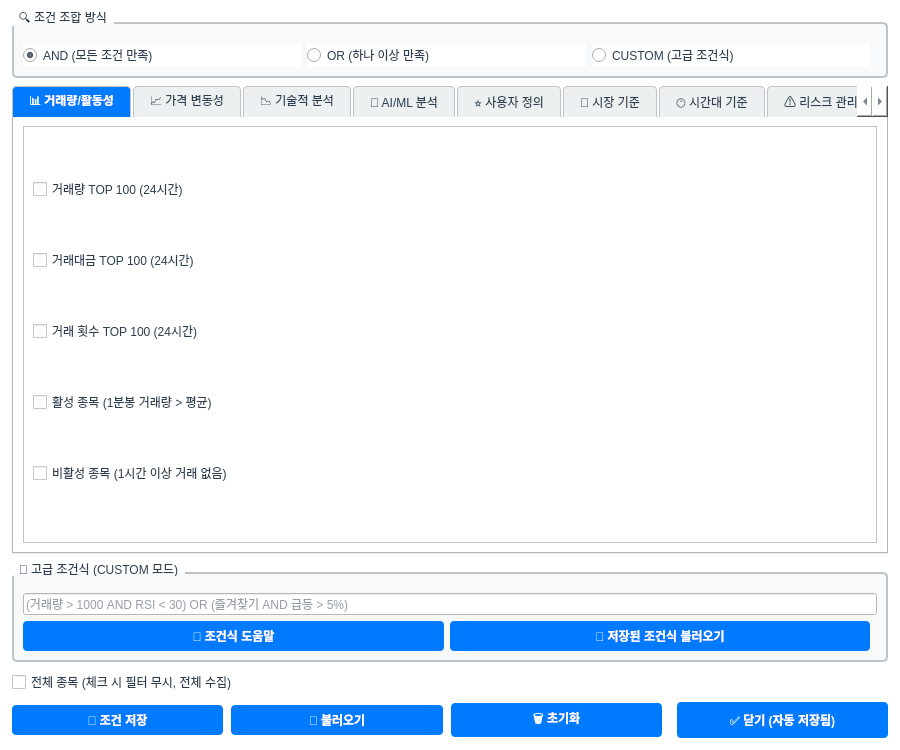
<?xml version="1.0" encoding="UTF-8"?>
<ui version="4.0">
 <class>ScannerSettingsDialog</class>
 <widget class="QDialog" name="ScannerSettingsDialog">
  <property name="geometry">
   <rect>
    <x>0</x>
    <y>0</y>
    <width>900</width>
    <height>750</height>
   </rect>
  </property>
  <property name="windowTitle">
   <string>🔍 스마트 스캐너 필터 설정 (상세)</string>
  </property>
  <property name="styleSheet">
   <string notr="true">QWidget {
    background-color: #FFFFFF;
    color: #2C3E50;
    font-family: "맑은 고딕", "Segoe UI";
    font-size: 9pt;
}
QTabBar::tab {
    background-color: #ECF0F1;
    color: #2C3E50;
    padding: 8px 16px;
    margin-right: 2px;
    border: 1px solid #BDC3C7;
    border-bottom: none;
    border-top-left-radius: 4px;
    border-top-right-radius: 4px;
}
QTabBar::tab:selected {
    background-color: #007AFF;
    color: #FFFFFF;
    font-weight: bold;
}
QTabBar::tab:hover {
    background-color: #D5DBDB;
}
QPushButton {
    background-color: #007AFF;
    color: #FFFFFF;
    border: none;
    border-radius: 4px;
    padding: 6px 12px;
    font-weight: bold;
}
QPushButton:hover {
    background-color: #0055CC;
}
QPushButton:pressed {
    background-color: #003EA3;
}
QPushButton:disabled {
    background-color: #BDC3C7;
    color: #7F8C8D;
}
QGroupBox {
    border: 2px solid #BDC3C7;
    border-radius: 5px;
    margin-top: 10px;
    padding-top: 10px;
    background-color: #F8F9FA;
}
QGroupBox::title {
    subcontrol-origin: margin;
    subcontrol-position: top left;
    padding: 0 5px;
    color: #2C3E50;
    font-weight: bold;
}</string>
  </property>
  <layout class="QVBoxLayout" name="verticalLayout">
   <property name="spacing">
    <number>8</number>
   </property>
   <property name="leftMargin">
    <number>12</number>
   </property>
   <property name="topMargin">
    <number>12</number>
   </property>
   <property name="rightMargin">
    <number>12</number>
   </property>
   <property name="bottomMargin">
    <number>12</number>
   </property>
   <item>
    <widget class="QGroupBox" name="groupConditionMode">
     <property name="title">
      <string>🔍 조건 조합 방식</string>
     </property>
     <layout class="QHBoxLayout" name="hlConditionMode">
      <item>
       <widget class="QRadioButton" name="radioAND">
        <property name="text">
         <string>AND (모든 조건 만족)</string>
        </property>
        <property name="checked">
         <bool>true</bool>
        </property>
       </widget>
      </item>
      <item>
       <widget class="QRadioButton" name="radioOR">
        <property name="text">
         <string>OR (하나 이상 만족)</string>
        </property>
       </widget>
      </item>
      <item>
       <widget class="QRadioButton" name="radioCUSTOM">
        <property name="text">
         <string>CUSTOM (고급 조건식)</string>
        </property>
       </widget>
      </item>
      <item>
       <spacer name="spacerConditionMode">
        <property name="orientation">
         <enum>Qt::Horizontal</enum>
        </property>
       </spacer>
      </item>
     </layout>
    </widget>
   </item>
   <item>
    <widget class="QTabWidget" name="tabConditions">
     <property name="currentIndex">
      <number>0</number>
     </property>
     <widget class="QWidget" name="tab1">
      <attribute name="title">
       <string>📊 거래량/활동성</string>
      </attribute>
      <layout class="QVBoxLayout" name="vl_tab1_outer">
       <item>
        <widget class="QScrollArea" name="scrollArea_tab1">
         <property name="widgetResizable">
          <bool>true</bool>
         </property>
         <property name="styleSheet">
          <string>QScrollBar:vertical { background: #f0f0f0; width: 12px; } QScrollBar::handle:vertical { background: #3498DB; min-height: 30px; border-radius: 6px; }</string>
         </property>
         <widget class="QWidget" name="scrollAreaWidgetContents_tab1">
          <layout class="QVBoxLayout" name="vl_tab1">
           <item>
            <widget class="QCheckBox" name="cb_volume_top100">
             <property name="text">
              <string>거래량 TOP 100 (24시간)</string>
             </property>
             <property name="minimumHeight">
              <number>35</number>
             </property>
            </widget>
           </item>
           <item>
            <widget class="QCheckBox" name="cb_trade_value_top100">
             <property name="text">
              <string>거래대금 TOP 100 (24시간)</string>
             </property>
             <property name="minimumHeight">
              <number>35</number>
             </property>
            </widget>
           </item>
           <item>
            <widget class="QCheckBox" name="cb_trade_count_top100">
             <property name="text">
              <string>거래 횟수 TOP 100 (24시간)</string>
             </property>
             <property name="minimumHeight">
              <number>35</number>
             </property>
            </widget>
           </item>
           <item>
            <widget class="QCheckBox" name="cb_active_symbols">
             <property name="text">
              <string>활성 종목 (1분봉 거래량 &gt; 평균)</string>
             </property>
             <property name="minimumHeight">
              <number>35</number>
             </property>
            </widget>
           </item>
           <item>
            <widget class="QCheckBox" name="cb_inactive_symbols">
             <property name="text">
              <string>비활성 종목 (1시간 이상 거래 없음)</string>
             </property>
             <property name="minimumHeight">
              <number>35</number>
             </property>
            </widget>
           </item>
           <item>
            <spacer name="spacer_tab1">
             <property name="orientation">
              <enum>Qt::Vertical</enum>
             </property>
            </spacer>
           </item>
          </layout>
         </widget>
        </widget>
       </item>
      </layout>
     </widget>
     <widget class="QWidget" name="tab2">
      <attribute name="title">
       <string>📈 가격 변동성</string>
      </attribute>
      <layout class="QVBoxLayout" name="vl_tab2_outer">
       <item>
        <widget class="QScrollArea" name="scrollArea_tab2">
         <property name="widgetResizable">
          <bool>true</bool>
         </property>
         <property name="styleSheet">
          <string>QScrollBar:vertical { background: #f0f0f0; width: 12px; } QScrollBar::handle:vertical { background: #3498DB; min-height: 30px; border-radius: 6px; }</string>
         </property>
         <widget class="QWidget" name="scrollAreaWidgetContents_tab2">
          <layout class="QVBoxLayout" name="vl_tab2">
           <item>
            <widget class="QCheckBox" name="cb_surge_5pct">
             <property name="text">
              <string>급등 종목 (1시간 +5% 이상)</string>
             </property>
             <property name="minimumHeight">
              <number>35</number>
             </property>
            </widget>
           </item>
           <item>
            <widget class="QCheckBox" name="cb_crash_5pct">
             <property name="text">
              <string>급락 종목 (1시간 -5% 이상)</string>
             </property>
             <property name="minimumHeight">
              <number>35</number>
             </property>
            </widget>
           </item>
           <item>
            <widget class="QCheckBox" name="cb_surge_10pct">
             <property name="text">
              <string>초급등 종목 (1시간 +10% 이상)</string>
             </property>
             <property name="minimumHeight">
              <number>35</number>
             </property>
            </widget>
           </item>
           <item>
            <widget class="QCheckBox" name="cb_crash_10pct">
             <property name="text">
              <string>초급락 종목 (1시간 -10% 이상)</string>
             </property>
             <property name="minimumHeight">
              <number>35</number>
             </property>
            </widget>
           </item>
           <item>
            <widget class="QCheckBox" name="cb_high_volatility">
             <property name="text">
              <string>변동성 큰 종목 (표준편차 &gt; 2σ)</string>
             </property>
             <property name="minimumHeight">
              <number>35</number>
             </property>
            </widget>
           </item>
           <item>
            <widget class="QCheckBox" name="cb_stable">
             <property name="text">
              <string>안정 종목 (24시간 변동폭 &lt; 3%)</string>
             </property>
             <property name="minimumHeight">
              <number>35</number>
             </property>
            </widget>
           </item>
           <item>
            <spacer name="spacer_tab2">
             <property name="orientation">
              <enum>Qt::Vertical</enum>
             </property>
            </spacer>
           </item>
          </layout>
         </widget>
        </widget>
       </item>
      </layout>
     </widget>
     <widget class="QWidget" name="tab3">
      <attribute name="title">
       <string>📉 기술적 분석</string>
      </attribute>
      <layout class="QVBoxLayout" name="vl_tab3_outer">
       <item>
        <widget class="QScrollArea" name="scrollArea_tab3">
         <property name="widgetResizable">
          <bool>true</bool>
         </property>
         <property name="styleSheet">
          <string>QScrollBar:vertical { background: #f0f0f0; width: 12px; } QScrollBar::handle:vertical { background: #3498DB; min-height: 30px; border-radius: 6px; }</string>
         </property>
         <widget class="QWidget" name="scrollAreaWidgetContents_tab3">
          <layout class="QVBoxLayout" name="vl_tab3">
           <item>
            <widget class="QCheckBox" name="cb_rsi_overbought">
             <property name="text">
              <string>RSI 과매수 (RSI &gt; 70)</string>
             </property>
             <property name="minimumHeight">
              <number>35</number>
             </property>
            </widget>
           </item>
           <item>
            <widget class="QCheckBox" name="cb_rsi_oversold">
             <property name="text">
              <string>RSI 과매도 (RSI &lt; 30)</string>
             </property>
             <property name="minimumHeight">
              <number>35</number>
             </property>
            </widget>
           </item>
           <item>
            <widget class="QCheckBox" name="cb_macd_golden">
             <property name="text">
              <string>MACD 골든크로스</string>
             </property>
             <property name="minimumHeight">
              <number>35</number>
             </property>
            </widget>
           </item>
           <item>
            <widget class="QCheckBox" name="cb_macd_dead">
             <property name="text">
              <string>MACD 데드크로스</string>
             </property>
             <property name="minimumHeight">
              <number>35</number>
             </property>
            </widget>
           </item>
           <item>
            <widget class="QCheckBox" name="cb_bb_upper">
             <property name="text">
              <string>볼린저밴드 상단 돌파</string>
             </property>
             <property name="minimumHeight">
              <number>35</number>
             </property>
            </widget>
           </item>
           <item>
            <widget class="QCheckBox" name="cb_bb_lower">
             <property name="text">
              <string>볼린저밴드 하단 돌파</string>
             </property>
             <property name="minimumHeight">
              <number>35</number>
             </property>
            </widget>
           </item>
           <item>
            <widget class="QCheckBox" name="cb_ma_align">
             <property name="text">
              <string>이동평균선 정배열 (5&gt;20&gt;60&gt;120)</string>
             </property>
             <property name="minimumHeight">
              <number>35</number>
             </property>
            </widget>
           </item>
           <item>
            <widget class="QCheckBox" name="cb_ma_reverse">
             <property name="text">
              <string>이동평균선 역배열 (120&gt;60&gt;20&gt;5)</string>
             </property>
             <property name="minimumHeight">
              <number>35</number>
             </property>
            </widget>
           </item>
           <item>
            <widget class="QCheckBox" name="cb_volume_breakout">
             <property name="text">
              <string>거래량 돌파 (평균 거래량 2배 이상)</string>
             </property>
             <property name="minimumHeight">
              <number>35</number>
             </property>
            </widget>
           </item>
           <item>
            <spacer name="spacer_tab3">
             <property name="orientation">
              <enum>Qt::Vertical</enum>
             </property>
            </spacer>
           </item>
          </layout>
         </widget>
        </widget>
       </item>
      </layout>
     </widget>
     <widget class="QWidget" name="tab4">
      <attribute name="title">
       <string>🤖 AI/ML 분석</string>
      </attribute>
      <layout class="QVBoxLayout" name="vl_tab4_outer">
       <item>
        <widget class="QScrollArea" name="scrollArea_tab4">
         <property name="widgetResizable">
          <bool>true</bool>
         </property>
         <property name="styleSheet">
          <string>QScrollBar:vertical { background: #f0f0f0; width: 12px; } QScrollBar::handle:vertical { background: #3498DB; min-height: 30px; border-radius: 6px; }</string>
         </property>
         <widget class="QWidget" name="scrollAreaWidgetContents_tab4">
          <layout class="QVBoxLayout" name="vl_tab4">
           <item>
            <widget class="QCheckBox" name="cb_ai_recommend">
             <property name="text">
              <string>AI 추천 종목 (예측 승률 &gt; 60%)</string>
             </property>
             <property name="minimumHeight">
              <number>35</number>
             </property>
            </widget>
           </item>
           <item>
            <widget class="QCheckBox" name="cb_gap_predict">
             <property name="text">
              <string>Gap 예측 높은 종목 (1시간 내 Gap 확률 &gt; 50%)</string>
             </property>
             <property name="minimumHeight">
              <number>35</number>
             </property>
            </widget>
           </item>
           <item>
            <widget class="QCheckBox" name="cb_pattern_detect">
             <property name="text">
              <string>패턴 인식 (삼각수렴, 쐐기형, 헤드앤숄더)</string>
             </property>
             <property name="minimumHeight">
              <number>35</number>
             </property>
            </widget>
           </item>
           <item>
            <widget class="QCheckBox" name="cb_anomaly">
             <property name="text">
              <string>이상 거래 감지 (비정상 거래량/가격)</string>
             </property>
             <property name="minimumHeight">
              <number>35</number>
             </property>
            </widget>
           </item>
           <item>
            <spacer name="spacer_tab4">
             <property name="orientation">
              <enum>Qt::Vertical</enum>
             </property>
            </spacer>
           </item>
          </layout>
         </widget>
        </widget>
       </item>
      </layout>
     </widget>
     <widget class="QWidget" name="tab5">
      <attribute name="title">
       <string>⭐ 사용자 정의</string>
      </attribute>
      <layout class="QVBoxLayout" name="vl_tab5_outer">
       <item>
        <widget class="QScrollArea" name="scrollArea_tab5">
         <property name="widgetResizable">
          <bool>true</bool>
         </property>
         <property name="styleSheet">
          <string>QScrollBar:vertical { background: #f0f0f0; width: 12px; } QScrollBar::handle:vertical { background: #3498DB; min-height: 30px; border-radius: 6px; }</string>
         </property>
         <widget class="QWidget" name="scrollAreaWidgetContents_tab5">
          <layout class="QVBoxLayout" name="vl_tab5">
           <item>
            <widget class="QCheckBox" name="cb_favorites">
             <property name="text">
              <string>관심 종목 (즐겨찾기)</string>
             </property>
             <property name="minimumHeight">
              <number>35</number>
             </property>
            </widget>
           </item>
           <item>
            <widget class="QCheckBox" name="cb_high_priority">
             <property name="text">
              <string>수동 우선순위 설정 종목 (점수 8점 이상)</string>
             </property>
             <property name="minimumHeight">
              <number>35</number>
             </property>
            </widget>
           </item>
           <item>
            <widget class="QCheckBox" name="cb_recent_viewed">
             <property name="text">
              <string>최근 조회 종목 (7일 이내)</string>
             </property>
             <property name="minimumHeight">
              <number>35</number>
             </property>
            </widget>
           </item>
           <item>
            <widget class="QCheckBox" name="cb_has_memo">
             <property name="text">
              <string>메모/태그 있는 종목</string>
             </property>
             <property name="minimumHeight">
              <number>35</number>
             </property>
            </widget>
           </item>
           <item>
            <spacer name="spacer_tab5">
             <property name="orientation">
              <enum>Qt::Vertical</enum>
             </property>
            </spacer>
           </item>
          </layout>
         </widget>
        </widget>
       </item>
      </layout>
     </widget>
     <widget class="QWidget" name="tab6">
      <attribute name="title">
       <string>🏦 시장 기준</string>
      </attribute>
      <layout class="QVBoxLayout" name="vl_tab6_outer">
       <item>
        <widget class="QScrollArea" name="scrollArea_tab6">
         <property name="widgetResizable">
          <bool>true</bool>
         </property>
         <property name="styleSheet">
          <string>QScrollBar:vertical { background: #f0f0f0; width: 12px; } QScrollBar::handle:vertical { background: #3498DB; min-height: 30px; border-radius: 6px; }</string>
         </property>
         <widget class="QWidget" name="scrollAreaWidgetContents_tab6">
          <layout class="QVBoxLayout" name="vl_tab6">
           <item>
            <widget class="QCheckBox" name="cb_new_listing">
             <property name="text">
              <string>신규 상장 (7일 이내)</string>
             </property>
             <property name="minimumHeight">
              <number>35</number>
             </property>
            </widget>
           </item>
           <item>
            <widget class="QCheckBox" name="cb_upcoming">
             <property name="text">
              <string>상장 예정 (공지된 종목)</string>
             </property>
             <property name="minimumHeight">
              <number>35</number>
             </property>
            </widget>
           </item>
           <item>
            <widget class="QCheckBox" name="cb_btc_market">
             <property name="text">
              <string>BTC 마켓 전용</string>
             </property>
             <property name="minimumHeight">
              <number>35</number>
             </property>
            </widget>
           </item>
           <item>
            <widget class="QCheckBox" name="cb_usdt_market">
             <property name="text">
              <string>USDT 마켓 전용</string>
             </property>
             <property name="minimumHeight">
              <number>35</number>
             </property>
            </widget>
           </item>
           <item>
            <widget class="QCheckBox" name="cb_krw_market">
             <property name="text">
              <string>원화(KRW) 마켓 전용</string>
             </property>
             <property name="minimumHeight">
              <number>35</number>
             </property>
            </widget>
           </item>
           <item>
            <spacer name="spacer_tab6">
             <property name="orientation">
              <enum>Qt::Vertical</enum>
             </property>
            </spacer>
           </item>
          </layout>
         </widget>
        </widget>
       </item>
      </layout>
     </widget>
     <widget class="QWidget" name="tab7">
      <attribute name="title">
       <string>🕐 시간대 기준</string>
      </attribute>
      <layout class="QVBoxLayout" name="vl_tab7_outer">
       <item>
        <widget class="QScrollArea" name="scrollArea_tab7">
         <property name="widgetResizable">
          <bool>true</bool>
         </property>
         <property name="styleSheet">
          <string>QScrollBar:vertical { background: #f0f0f0; width: 12px; } QScrollBar::handle:vertical { background: #3498DB; min-height: 30px; border-radius: 6px; }</string>
         </property>
         <widget class="QWidget" name="scrollAreaWidgetContents_tab7">
          <layout class="QVBoxLayout" name="vl_tab7">
           <item>
            <widget class="QCheckBox" name="cb_market_open">
             <property name="text">
              <string>장 시작 1시간 (00:00~01:00)</string>
             </property>
             <property name="minimumHeight">
              <number>35</number>
             </property>
            </widget>
           </item>
           <item>
            <widget class="QCheckBox" name="cb_market_close">
             <property name="text">
              <string>장 마감 1시간 (23:00~24:00)</string>
             </property>
             <property name="minimumHeight">
              <number>35</number>
             </property>
            </widget>
           </item>
           <item>
            <widget class="QCheckBox" name="cb_asia_time">
             <property name="text">
              <string>아시아 시간대 활성 (09:00~18:00 KST)</string>
             </property>
             <property name="minimumHeight">
              <number>35</number>
             </property>
            </widget>
           </item>
           <item>
            <widget class="QCheckBox" name="cb_us_time">
             <property name="text">
              <string>미국 시간대 활성 (22:00~07:00 KST)</string>
             </property>
             <property name="minimumHeight">
              <number>35</number>
             </property>
            </widget>
           </item>
           <item>
            <spacer name="spacer_tab7">
             <property name="orientation">
              <enum>Qt::Vertical</enum>
             </property>
            </spacer>
           </item>
          </layout>
         </widget>
        </widget>
       </item>
      </layout>
     </widget>
     <widget class="QWidget" name="tab8">
      <attribute name="title">
       <string>⚠️ 리스크 관리</string>
      </attribute>
      <layout class="QVBoxLayout" name="vl_tab8_outer">
       <item>
        <widget class="QScrollArea" name="scrollArea_tab8">
         <property name="widgetResizable">
          <bool>true</bool>
         </property>
         <property name="styleSheet">
          <string>QScrollBar:vertical { background: #f0f0f0; width: 12px; } QScrollBar::handle:vertical { background: #3498DB; min-height: 30px; border-radius: 6px; }</string>
         </property>
         <widget class="QWidget" name="scrollAreaWidgetContents_tab8">
          <layout class="QVBoxLayout" name="vl_tab8">
           <item>
            <widget class="QCheckBox" name="cb_low_volatility">
             <property name="text">
              <string>저변동성 종목 (변동폭 &lt; 2%)</string>
             </property>
             <property name="minimumHeight">
              <number>35</number>
             </property>
            </widget>
           </item>
           <item>
            <widget class="QCheckBox" name="cb_high_volatility_risk">
             <property name="text">
              <string>고변동성 종목 (변동폭 &gt; 10%)</string>
             </property>
             <property name="minimumHeight">
              <number>35</number>
             </property>
            </widget>
           </item>
           <item>
            <widget class="QCheckBox" name="cb_top_marketcap">
             <property name="text">
              <string>시가총액 TOP 100</string>
             </property>
             <property name="minimumHeight">
              <number>35</number>
             </property>
            </widget>
           </item>
           <item>
            <widget class="QCheckBox" name="cb_high_liquidity">
             <property name="text">
              <string>유동성 높은 종목 (호가 스프레드 &lt; 0.5%)</string>
             </property>
             <property name="minimumHeight">
              <number>35</number>
             </property>
            </widget>
           </item>
           <item>
            <spacer name="spacer_tab8">
             <property name="orientation">
              <enum>Qt::Vertical</enum>
             </property>
            </spacer>
           </item>
          </layout>
         </widget>
        </widget>
       </item>
      </layout>
     </widget>
     <widget class="QWidget" name="tab9">
      <attribute name="title">
       <string>🎯 특수 조건</string>
      </attribute>
      <layout class="QVBoxLayout" name="vl_tab9_outer">
       <item>
        <widget class="QScrollArea" name="scrollArea_tab9">
         <property name="widgetResizable">
          <bool>true</bool>
         </property>
         <property name="styleSheet">
          <string>QScrollBar:vertical { background: #f0f0f0; width: 12px; } QScrollBar::handle:vertical { background: #3498DB; min-height: 30px; border-radius: 6px; }</string>
         </property>
         <widget class="QWidget" name="scrollAreaWidgetContents_tab9">
          <layout class="QVBoxLayout" name="vl_tab9">
           <item>
            <widget class="QCheckBox" name="cb_short_available">
             <property name="text">
              <string>공매도 가능 종목</string>
             </property>
             <property name="minimumHeight">
              <number>35</number>
             </property>
            </widget>
           </item>
           <item>
            <widget class="QCheckBox" name="cb_leverage">
             <property name="text">
              <string>레버리지 가능 종목</string>
             </property>
             <property name="minimumHeight">
              <number>35</number>
             </property>
            </widget>
           </item>
           <item>
            <widget class="QCheckBox" name="cb_staking">
             <property name="text">
              <string>스테이킹 가능 종목</string>
             </property>
             <property name="minimumHeight">
              <number>35</number>
             </property>
            </widget>
           </item>
           <item>
            <widget class="QCheckBox" name="cb_nft">
             <property name="text">
              <string>NFT 관련 종목</string>
             </property>
             <property name="minimumHeight">
              <number>35</number>
             </property>
            </widget>
           </item>
           <item>
            <widget class="QCheckBox" name="cb_defi">
             <property name="text">
              <string>DeFi 관련 종목</string>
             </property>
             <property name="minimumHeight">
              <number>35</number>
             </property>
            </widget>
           </item>
           <item>
            <widget class="QCheckBox" name="cb_metaverse">
             <property name="text">
              <string>메타버스 관련 종목</string>
             </property>
             <property name="minimumHeight">
              <number>35</number>
             </property>
            </widget>
           </item>
           <item>
            <widget class="QCheckBox" name="cb_game">
             <property name="text">
              <string>게임 관련 종목</string>
             </property>
             <property name="minimumHeight">
              <number>35</number>
             </property>
            </widget>
           </item>
           <item>
            <spacer name="spacer_tab9">
             <property name="orientation">
              <enum>Qt::Vertical</enum>
             </property>
            </spacer>
           </item>
          </layout>
         </widget>
        </widget>
       </item>
      </layout>
     </widget>
    </widget>
   </item>
   <item>
    <widget class="QGroupBox" name="groupCustom">
     <property name="title">
      <string>🔧 고급 조건식 (CUSTOM 모드)</string>
     </property>
     <property name="visible">
      <bool>false</bool>
     </property>
     <layout class="QVBoxLayout" name="vl_groupCustom">
      <item>
       <widget class="QLineEdit" name="lineEditCustom">
        <property name="placeholderText">
         <string>(거래량 &gt; 1000 AND RSI &lt; 30) OR (즐겨찾기 AND 급등 &gt; 5%)</string>
        </property>
       </widget>
      </item>
      <item>
       <layout class="QHBoxLayout" name="hl_custom_buttons">
        <item>
         <widget class="QPushButton" name="btnCustomHelp">
          <property name="text">
           <string>📖 조건식 도움말</string>
          </property>
         </widget>
        </item>
        <item>
         <widget class="QPushButton" name="btnLoadCustom">
          <property name="text">
           <string>📂 저장된 조건식 불러오기</string>
          </property>
         </widget>
        </item>
        <item>
         <spacer name="spacer_custom">
          <property name="orientation">
           <enum>Qt::Horizontal</enum>
          </property>
         </spacer>
        </item>
       </layout>
      </item>
     </layout>
    </widget>
   </item>
   <item>
    <widget class="QCheckBox" name="cbAllSymbols">
     <property name="text">
      <string>전체 종목 (체크 시 필터 무시, 전체 수집)</string>
     </property>
    </widget>
   </item>
   <item>
    <layout class="QHBoxLayout" name="hl_action_buttons">
     <item>
      <widget class="QPushButton" name="btnSave">
       <property name="text">
        <string>💾 조건 저장</string>
       </property>
      </widget>
     </item>
     <item>
      <widget class="QPushButton" name="btnLoad">
       <property name="text">
        <string>📂 불러오기</string>
       </property>
      </widget>
     </item>
     <item>
      <widget class="QPushButton" name="btnReset">
       <property name="text">
        <string>🗑️ 초기화</string>
       </property>
      </widget>
     </item>
     <item>
      <spacer name="spacer_action">
       <property name="orientation">
        <enum>Qt::Horizontal</enum>
       </property>
      </spacer>
     </item>
     <item>
      <widget class="QPushButton" name="btn_close">
       <property name="text">
        <string>✅ 닫기 (자동 저장됨)</string>
       </property>
       <property name="minimumSize">
        <size><width>180</width><height>36</height></size>
       </property>
       <property name="styleSheet">
        <string notr="true">background-color: #007AFF; color: white; font-weight: bold;</string>
       </property>
      </widget>
     </item>
    </layout>
   </item>
  </layout>
 </widget>
 <resources/>
 <connections/>
</ui>
